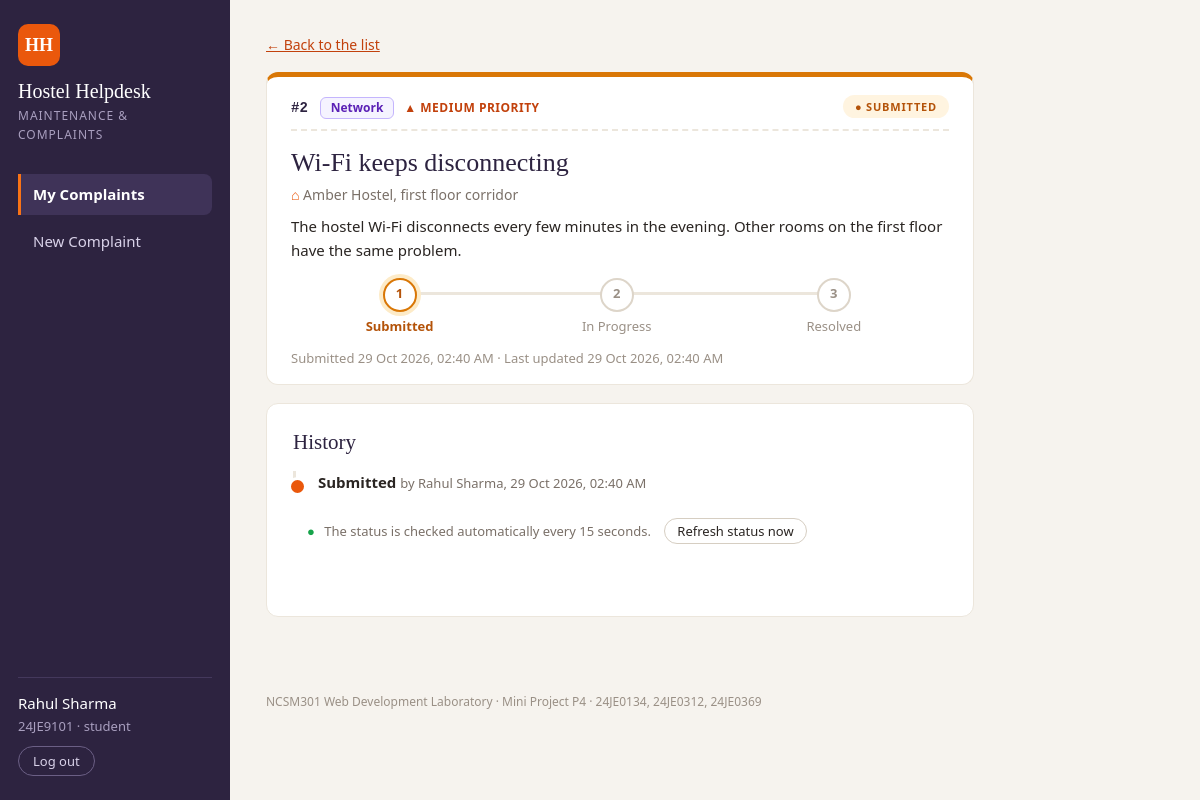
/complaint.php?id=2 (signed in), run on the app's committed database.
### tables this page shows
CREATE TABLE complaints (
    complaint_id INT AUTO_INCREMENT PRIMARY KEY,
    user_id      INT          NOT NULL,
    category_id  INT          NOT NULL,
    title        VARCHAR(100) NOT NULL,
    description  TEXT         NOT NULL,
    location     VARCHAR(80)  NOT NULL,
    priority     VARCHAR(10)  NOT NULL DEFAULT 'Medium',
    status       VARCHAR(20)  NOT NULL DEFAULT 'Submitted',
    created_at   TIMESTAMP    NOT NULL DEFAULT CURRENT_TIMESTAMP,
    updated_at   TIMESTAMP    NOT NULL DEFAULT CURRENT_TIMESTAMP,
    resolved_at  TIMESTAMP    NULL,
    CHECK (priority IN ('Low', 'Medium', 'High')),
    CHECK (status IN ('Submitted', 'In Progress', 'Resolved')),
    FOREIGN KEY (user_id) REFERENCES users (user_id),
    FOREIGN KEY (category_id) REFERENCES categories (category_id)
);

CREATE TABLE categories (
    category_id INT AUTO_INCREMENT PRIMARY KEY,
    name        VARCHAR(30) NOT NULL UNIQUE
);

### auth.php (called while the page is built, shortened)
<?php
function is_logged_in() {
    return isset($_SESSION["userId"]);
}
function is_staff() {
    return is_logged_in() && $_SESSION["role"] === "staff";
}
?>

### complaint.php (the view, shortened to what this page needs)
<?php
require "auth.php";
require "db.php";
require "functions.php";
$complaintId = isset($_GET["id"]) ? (int) $_GET["id"] : 0;
$statement = $pdo->prepare(
    "SELECT c.complaint_id, c.user_id, c.title, c.description, c.location, c.priority, c.status,
            c.created_at, c.updated_at, c.resolved_at, cat.name AS category, u.full_name, u.login_id
     FROM complaints c
     JOIN categories cat ON c.category_id = cat.category_id
     JOIN users u ON c.user_id = u.user_id
     WHERE c.complaint_id = :complaintId"
);
$statement->execute([":complaintId" => $complaintId]);
$complaint = $statement->fetch();
$statement = $pdo->prepare(
    "SELECT h.old_status, h.new_status, h.remark, h.updated_at, u.full_name, u.role
     FROM complaint_updates h
     JOIN users u ON h.updated_by = u.user_id
     WHERE h.complaint_id = :complaintId
     ORDER BY h.update_id"
);
$statement->execute([":complaintId" => $complaintId]);
$history = $statement->fetchAll();
require "header.php";
?>
    <main class="page-container narrow">
        <p class="back-link"><a href="<?php echo is_staff() ? "manage.php" : "index.php"; ?>">&larr; Back to the list</a></p>
        <article class="complaint-card tracked-complaint" id="complaint-<?php echo $complaintId; ?>"
                 data-complaint-id="<?php echo $complaintId; ?>"
                 data-status="<?php echo htmlspecialchars($complaint["status"]); ?>">
            <div class="card-top">
                <span class="complaint-number">#<?php echo $complaintId; ?></span>
                <span class="badge badge-<?php echo strtolower(htmlspecialchars($complaint["category"])); ?>">
                    <?php echo htmlspecialchars($complaint["category"]); ?>
                </span>
                <span class="priority priority-<?php echo strtolower(htmlspecialchars($complaint["priority"])); ?>">
                    <?php echo htmlspecialchars($complaint["priority"]); ?> priority
                </span>
                <span class="status-pill <?php echo status_class($complaint["status"]); ?>">
                    <?php echo htmlspecialchars($complaint["status"]); ?>
                </span>
            </div>
            <h1 class="complaint-title"><?php echo htmlspecialchars($complaint["title"]); ?></h1>
            <p class="complaint-location"><?php echo htmlspecialchars($complaint["location"]); ?></p>
            <p class="complaint-body"><?php echo nl2br(htmlspecialchars($complaint["description"])); ?></p>
            <?php print_progress($complaint["status"]); ?>
            <p class="complaint-meta">
                <?php if (is_staff()): ?>
                    Submitted by <?php echo htmlspecialchars($complaint["full_name"]); ?>
                    (<?php echo htmlspecialchars($complaint["login_id"]); ?>) on
                <?php else: ?>
                    Submitted
                <?php endif; ?>
                <?php echo format_time($complaint["created_at"]); ?>
                &middot; Last updated <span class="updated-text"><?php echo format_time($complaint["updated_at"]); ?></span>
            </p>
        </article>
        <section class="panel">
            <h2>History</h2>
            <ol id="timeline" class="timeline">
                <?php foreach ($history as $entry): ?>
                    <li>
                        <?php if ($entry["old_status"] === null): ?>
                            <strong>Submitted</strong>
                        <?php else: ?>
                            <strong><?php echo htmlspecialchars($entry["old_status"]); ?> &rarr; <?php echo htmlspecialchars($entry["new_status"]); ?></strong>
                        <?php endif; ?>
                        <span class="muted">
                            by <?php echo htmlspecialchars($entry["full_name"]); ?>,
                            <?php echo format_time($entry["updated_at"]); ?>
                        </span>
                    </li>
                <?php endforeach; ?>
            </ol>
            <div class="refresh-bar">
                <span id="refresh-time">The status is checked automatically every 15 seconds.</span>
                <button type="button" id="refresh-button">Refresh status now</button>
            </div>
            <p id="refresh-message" class="status-message" aria-live="polite"></p>
        </section>
    </main>
<?php require "footer.php"; ?>
</body>
</html>

### functions.php (shortened to what this page needs)
<?php
function all_statuses() {
    return ["Submitted", "In Progress", "Resolved"];
}
function status_class($status) {
    return "status-submitted";
}
function format_time($timestamp) {
    return date("d M Y, h:i A", strtotime($timestamp));
}
function print_progress($status) {
    $statusOrder = all_statuses();
    $current = array_search($status, $statusOrder);
    echo '<ol class="progress-steps">';
    foreach ($statusOrder as $position => $step) {
        $class = "step";
        if ($position < $current) {
            $class .= " step-done";
        } elseif ($position === $current) {
            $class .= $status === "Resolved" ? " step-done" : " step-current";
        }
        echo '<li class="' . $class . '">' . htmlspecialchars($step) . '</li>';
    }
    echo '</ol>';
}
    ?>

### styles.css (style rules this page uses)
* { box-sizing: border-box; }
body { margin: 0; font-family: "Segoe UI", Tahoma, Verdana, sans-serif; font-size: 15px; line-height: 1.55; color: #2a2522; background-color: #f6f3ee; }
h1, h2, h3 { font-family: Georgia, "Times New Roman", serif; font-weight: normal; color: #2d2340; }
h1 { margin: 0 0 6px; font-size: 30px; }
h2 { margin: 0 0 12px; font-size: 21px; }
a { color: #c2410c; }
.muted { color: #7a7068; font-size: 13px; }
.page-container { max-width: 980px; padding: 34px 36px 30px; }
.page-container.narrow { max-width: 780px; }
.back-link { margin: 0 0 16px; font-size: 14px; }
button, .button-link { display: inline-block; padding: 8px 18px; border: 1px solid #d6cec2; border-radius: 20px; background-color: #ffffff; color: #2a2522; font-family: inherit; font-size: 14px; text-decoration: none; cursor: pointer; }
.status-message, .form-message { min-height: 22px; margin: 10px 0; color: #15803d; font-weight: bold; }
.refresh-bar { margin-top: 16px; padding: 8px 14px; border-radius: 8px; background-color: #ffffff; color: #7a7068; font-size: 13px; }
.refresh-bar::before { content: "\25CF"; margin-right: 6px; color: #16a34a; }
.refresh-bar button { margin-left: 10px; padding: 3px 12px; font-size: 13px; }
.complaint-card { margin-bottom: 18px; padding: 18px 24px 16px; border: 1px solid #ece6dc; border-top: 5px solid #d6cec2; border-radius: 12px; background-color: #ffffff; transition: background-color 0.6s; }
.complaint-card[data-status="Submitted"] { border-top-color: #d97706; }
.card-top { padding-bottom: 10px; border-bottom: 2px dashed #ece6dc; }
.complaint-number { margin-right: 8px; color: #2d2340; font-family: Consolas, "Courier New", monospace; font-size: 14px; font-weight: bold; }
.card-top .status-pill { float: right; }
.complaint-title { margin: 12px 0 0; font-size: 21px; }
h1.complaint-title { font-size: 26px; }
.complaint-location { margin: 0 0 10px; color: #7a7068; font-size: 14px; }
.complaint-location::before { content: "\2302 "; color: #ea580c; }
.complaint-body { margin: 0 0 16px; }
.complaint-meta { margin: 12px 0 0; color: #9a9086; font-size: 13px; }
.progress-steps { margin: 6px 0 0; padding: 0; list-style: none; counter-reset: step; }
.step { position: relative; display: inline-block; vertical-align: top; width: 33%; color: #9a9086; font-size: 13px; text-align: center; counter-increment: step; }
.step::before { content: counter(step); position: relative; z-index: 1; display: block; width: 30px; height: 30px; margin: 0 auto 4px; border: 2px solid #ddd5c9; border-radius: 50%; background-color: #ffffff; color: #9a9086; font-weight: bold; line-height: 26px; }
.step::after { content: ""; position: absolute; top: 14px; left: -50%; width: 100%; height: 3px; background-color: #ece6dc; }
.step:first-child::after { display: none; }
.step-done::after, .step-current::after { background-color: #16a34a; }
.step-current { color: #6d28d9; font-weight: bold; }
.step-current::before { border-color: #7c3aed; color: #6d28d9; box-shadow: 0 0 0 4px #ede4fd; }
.complaint-card[data-status="Submitted"] .step-current { color: #b45309; }
.complaint-card[data-status="Submitted"] .step-current::before { border-color: #d97706; color: #b45309; box-shadow: 0 0 0 4px #fdebc8; }
.badge { display: inline-block; margin-right: 6px; padding: 1px 10px; border: 1px solid; border-radius: 6px; font-size: 12px; font-weight: bold; }
.badge-network { border-color: #c4b5fd; background-color: #f5f3ff; color: #5b21b6; }
.priority { display: inline-block; font-size: 12px; white-space: nowrap; font-weight: bold; text-transform: uppercase; letter-spacing: 0.5px; }
.priority::before { content: "\25B2 "; }
.priority-medium { color: #c2410c; }
.status-pill { display: inline-block; padding: 3px 12px; border-radius: 20px; font-size: 11px; font-weight: bold; text-transform: uppercase; letter-spacing: 0.8px; white-space: nowrap; }
.status-pill::before { content: "\25CF "; }
.status-submitted { background-color: #fff4e0; color: #b45309; }
.panel { margin-bottom: 24px; padding: 22px 26px; border: 1px solid #ece6dc; border-radius: 12px; background-color: #ffffff; }
.timeline { margin: 0 0 10px; padding: 0 0 0 22px; border-left: 3px solid #ece6dc; list-style: none; }
.timeline li { position: relative; margin-bottom: 16px; }
.timeline li::before { content: ""; position: absolute; top: 6px; left: -30px; width: 13px; height: 13px; border: 3px solid #ffffff; border-radius: 50%; background-color: #ea580c; }

### data on the page
complaints: category.name "Network", priority "MEDIUM", status "SUBMITTED", title "Wi-Fi keeps disconnecting", location "Amber Hostel, first floor corridor", description "The hostel Wi-Fi disconnects every few minutes in the evening. Other rooms on the first floor have the same problem.", step "Submitted", created_at "29 Oct 2026, 02:40 AM", updated_at "29 Oct 2026, 02:40 AM"

### other printed values
$_SESSION["fullName"] "Rahul Sharma"
$_SESSION["loginId"] "24JE9101"
$_SESSION["role"] "student"
$complaintId "2"
$step "In Progress"
$step "Resolved"
$entry["full_name"] "Rahul Sharma"
format_time($entry["updated_at"]) "29 Oct 2026, 02:40 AM"
